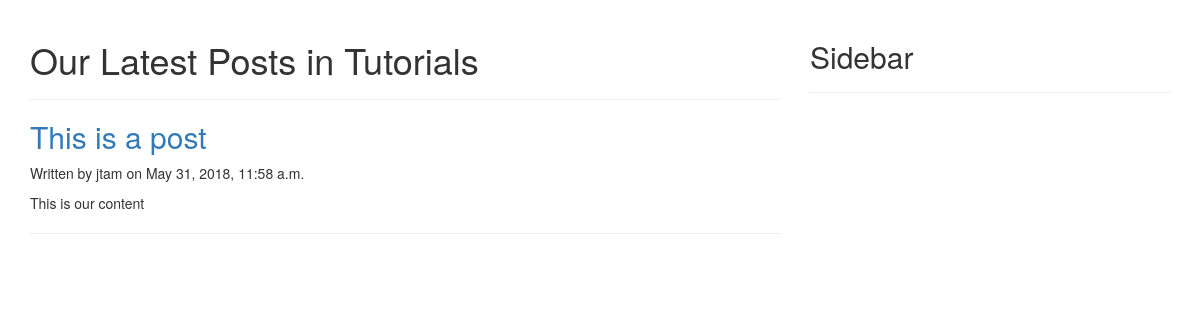
Page /blog/category/tutorials/ on the earlier database version.
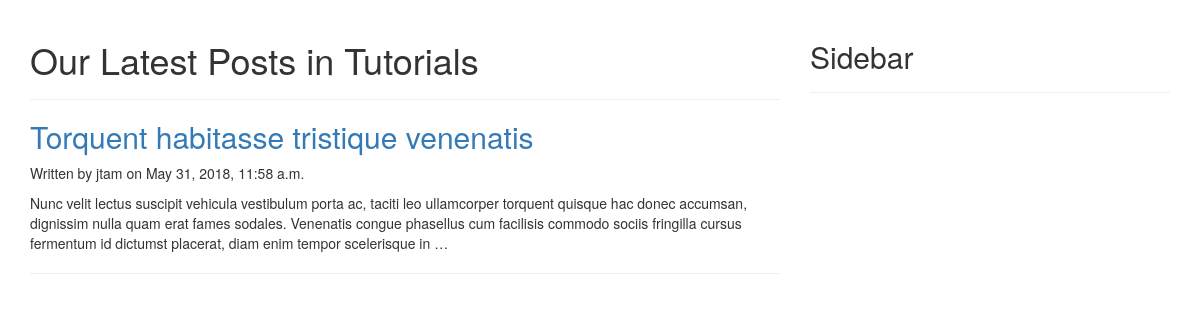
Same page on the later database version.
### blog/models.py (models this page shows, shortened)
class Post(models.Model):
	STATUS_CHOICES = (
			('draft','Draft'),
			('published','Published'),
		)
	title = models.CharField(max_length=250)
	category = models.ForeignKey(Category)
	slug = models.SlugField(max_length=250, unique=True)
	content = models.TextField()
	seo_title = models.CharField(max_length=250)
	seo_descripttion = models.CharField(max_length=160)
	author = models.ForeignKey(User, related_name='blog_posts')
	published = models.DateTimeField(default=timezone.now)
	created = models.DateTimeField(auto_now_add=True)
	updated = models.DateTimeField(auto_now=True)
	status = models.CharField(max_length=9, choices=STATUS_CHOICES, default='draft')
	def get_absolute_url(self):
		return reverse('blog:post_detail', args=[self.slug])

### blog/views.py (the view)
# urls.py: url(r'^category/(?P<category_slug>[-\w]+)/$', views.list_of_posts_by_category, name='list_of_posts_by_category'),
def list_of_posts_by_category(request, category_slug):
	categories = Category.objects.all()
	posts = Post.objects.filter(status='published')
	if category_slug:
		category = get_object_or_404(Category, slug=category_slug)
		posts = posts.filter(category=category)
	template = 'blog/category/list_of_posts_by_category.html'
	context = {'categories': categories, 'posts':posts, 'category':category}
	return render(request, template, context)

### blog/templates/blog/category/list_of_posts_by_category.html (shortened to what this page needs)
{% extends "blog/base.html" %}
{% block content %}
<div class="row">
	<div class="col-md-8">
		<div class="page-header">
			<h1>Our Latest Posts in {{category.name}}</h1>
		</div>
	{% for post in posts %}
		<h2><a href="{{post.get_absolute_url}}">{{post.title}}</a></h2>
		<p>Written by {{post.author}} on {{post.published}}</p>
		{{post.content|truncatewords:40|linebreaks}}
		<hr>
	{% endfor %}
	</div>
	<div class="col-md-4">
		<div class="page-header">
			<h2>Sidebar</h2>
		</div>
	</div>
{% endblock content %}

Differences in the rows shown:
changed Post "jtam": title "This is a post" → "Torquent habitasse tristique venenatis"; content "This is our content" → "Nunc velit lectus suscipit vehicula vestibulum porta ac, taciti leo ullamcorper torquent quisque hac donec accumsan, dignissim nulla quam erat fames sodales. Venenatis congue phasellus cum facilisis commodo sociis fringilla cursus fermentum id dictumst placerat, diam enim tempor scelerisque in …"
